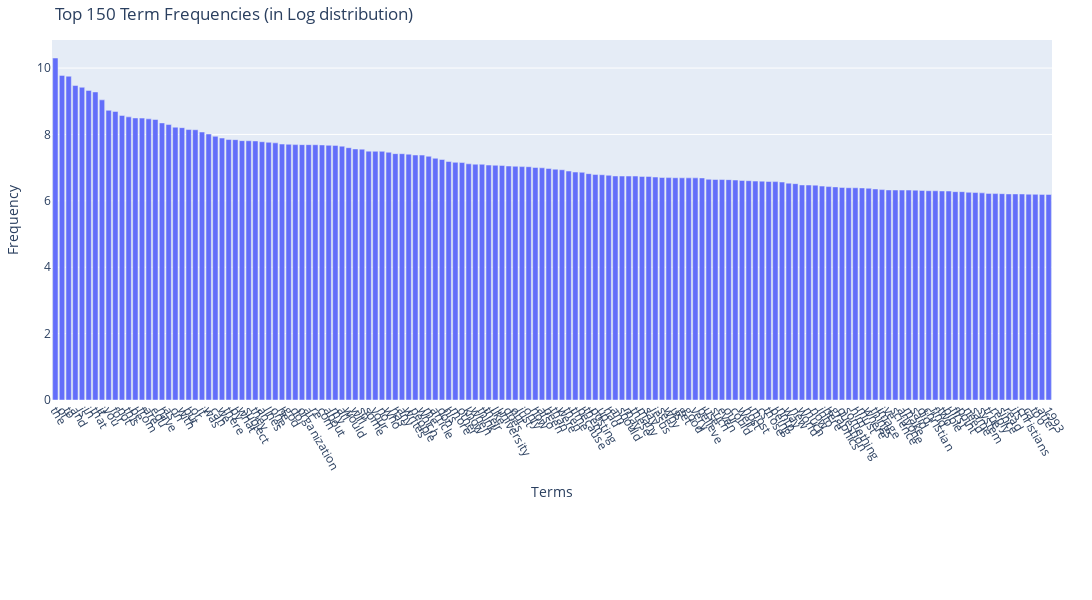

The cell this chart's notebook holds for it:
### Markdown cell above
### >>> **Exercise 15 (take home):** 
You can copy the code from the previous exercise and change the 'term_frequencies' variable for the 'term_frequencies_log', comment about the differences that you observe and talk about other possible insights that we can get from a log distribution.

### Code cell
# Answer here

# modify the code to select only a subset of terms based on their frequencies. 
# For instance, you can display the top N terms with the highest frequencies

import plotly.express as px
import numpy as np
import pandas as pd

# Calculate term frequencies efficiently
term_frequencies = np.asarray(X_counts.sum(axis=0)).flatten()

# Get top 150 terms with highest frequencies
top_n = 150  # Change this to reduce or increase the number of terms to visualize
top_indices = term_frequencies.argsort()[-top_n:][::-1]  # Indices of top N terms, sorted descending

# Extract top N terms and their frequencies
top_terms = count_vect.get_feature_names_out()[top_indices]
top_frequencies = term_frequencies[top_indices]

# Apply log transformation to the frequencies (adding 1 to avoid log(0))
log_top_frequencies = [math.log(freq + 1) for freq in top_frequencies]

# Create a DataFrame for Plotly
df_plotly = pd.DataFrame({
    'Term': top_terms,
    'Frequency': log_top_frequencies
})

# Plot using Plotly
fig = px.bar(
    df_plotly, 
    x='Term', 
    y='Frequency', 
    title=f'Top {top_n} Term Frequencies (in Log distribution)',
    labels={'Term': 'Terms', 'Log Frequency': 'Log Frequency'},
    width=2000, height=600
)

# Update layout for better visualization
fig.update_layout(
    xaxis=dict(tickangle=60, tickmode='array', tickvals=df_plotly['Term']),
    margin=dict(l=40, r=40, t=40, b=200)
)

# Show the Plotly figure
fig.show()


# # Q. Comment about the differences that you observe and 
# #    talk about other possible insights that we can get from a log distribution.
# # A:
# #    1. The log scale makes small differences clearer and compresses high values for better comparison.
# #    2. Log transformation helps see the differences in lower frequencies when data is highly skewed.

### Figure 1 — Plotly figure (JSON) as saved in the notebook; plotly's stock layout.template omitted (floating-point values rounded to 4 significant figures; data arrays with more than 128 entries replaced by an {"elided": "..."} marker saying what was removed)
{"data": [{"alignmentgroup": "True", "hovertemplate": "Terms=%{x}<br>Frequency=%{y}<extra></extra>", "legendgroup": "", "marker": {"color": "#636efa", "pattern": {"shape": ""}}, "name": "", "offsetgroup": "", "orientation": "v", "showlegend": false, "textposition": "auto", "type": "bar", "x": {"elided": "150 str values"}, "xaxis": "x", "y": {"elided": "150 float values"}, "yaxis": "y"}], "layout": {"barmode": "relative", "height": 600, "legend": {"tracegroupgap": 0}, "margin": {"b": 200, "l": 40, "r": 40, "t": 40}, "title": {"text": "Top 150 Term Frequencies (in Log distribution)"}, "width": 2000, "xaxis": {"anchor": "y", "domain": [0, 1], "tickangle": 60, "tickmode": "array", "tickvals": {"elided": "150 str values"}, "title": {"text": "Terms"}}, "yaxis": {"anchor": "x", "domain": [0, 1], "title": {"text": "Frequency"}}}}
